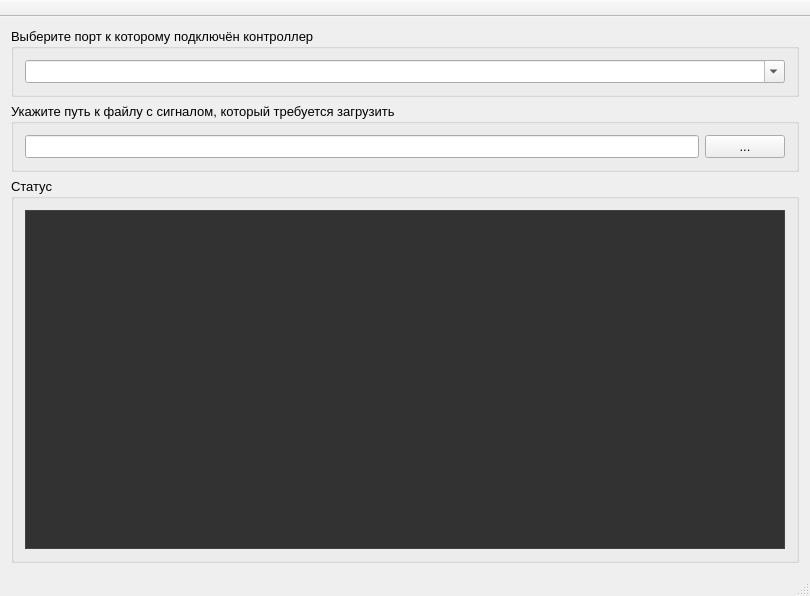
<?xml version="1.0" encoding="UTF-8"?>
<ui version="4.0">
 <class>MainWindow</class>
 <widget class="QMainWindow" name="MainWindow">
  <property name="geometry">
   <rect>
    <x>0</x>
    <y>0</y>
    <width>810</width>
    <height>596</height>
   </rect>
  </property>
  <property name="font">
   <font>
    <pointsize>10</pointsize>
   </font>
  </property>
  <property name="windowTitle">
   <string>MainWindow</string>
  </property>
  <widget class="QWidget" name="centralWidget">
   <layout class="QVBoxLayout" name="verticalLayout_2">
    <item>
     <widget class="QGroupBox" name="groupBox">
      <property name="title">
       <string>Выберите порт к которому подключён контроллер</string>
      </property>
      <layout class="QHBoxLayout" name="horizontalLayout_2">
       <item>
        <widget class="QComboBox" name="serialportCB">
         <property name="minimumSize">
          <size>
           <width>0</width>
           <height>0</height>
          </size>
         </property>
         <property name="editable">
          <bool>true</bool>
         </property>
        </widget>
       </item>
      </layout>
     </widget>
    </item>
    <item>
     <widget class="QGroupBox" name="groupBox_2">
      <property name="title">
       <string>Укажите путь к файлу с сигналом, который требуется загрузить</string>
      </property>
      <layout class="QHBoxLayout" name="horizontalLayout" stretch="0,0">
       <item>
        <widget class="QLineEdit" name="filenameLE">
         <property name="sizePolicy">
          <sizepolicy hsizetype="Expanding" vsizetype="Fixed">
           <horstretch>0</horstretch>
           <verstretch>0</verstretch>
          </sizepolicy>
         </property>
        </widget>
       </item>
       <item>
        <widget class="QPushButton" name="pushButton">
         <property name="sizePolicy">
          <sizepolicy hsizetype="Minimum" vsizetype="Fixed">
           <horstretch>0</horstretch>
           <verstretch>0</verstretch>
          </sizepolicy>
         </property>
         <property name="minimumSize">
          <size>
           <width>0</width>
           <height>0</height>
          </size>
         </property>
         <property name="text">
          <string>...</string>
         </property>
        </widget>
       </item>
      </layout>
     </widget>
    </item>
    <item>
     <widget class="QGroupBox" name="groupBox_3">
      <property name="title">
       <string>Статус</string>
      </property>
      <layout class="QVBoxLayout" name="verticalLayout">
       <item>
        <widget class="QTextBrowser" name="textBrowser">
         <property name="palette">
          <palette>
           <active>
            <colorrole role="WindowText">
             <brush brushstyle="SolidPattern">
              <color alpha="255">
               <red>255</red>
               <green>255</green>
               <blue>255</blue>
              </color>
             </brush>
            </colorrole>
            <colorrole role="Button">
             <brush brushstyle="SolidPattern">
              <color alpha="255">
               <red>88</red>
               <green>88</green>
               <blue>88</blue>
              </color>
             </brush>
            </colorrole>
            <colorrole role="Light">
             <brush brushstyle="SolidPattern">
              <color alpha="255">
               <red>132</red>
               <green>132</green>
               <blue>132</blue>
              </color>
             </brush>
            </colorrole>
            <colorrole role="Midlight">
             <brush brushstyle="SolidPattern">
              <color alpha="255">
               <red>110</red>
               <green>110</green>
               <blue>110</blue>
              </color>
             </brush>
            </colorrole>
            <colorrole role="Dark">
             <brush brushstyle="SolidPattern">
              <color alpha="255">
               <red>44</red>
               <green>44</green>
               <blue>44</blue>
              </color>
             </brush>
            </colorrole>
            <colorrole role="Mid">
             <brush brushstyle="SolidPattern">
              <color alpha="255">
               <red>58</red>
               <green>58</green>
               <blue>58</blue>
              </color>
             </brush>
            </colorrole>
            <colorrole role="Text">
             <brush brushstyle="SolidPattern">
              <color alpha="255">
               <red>255</red>
               <green>255</green>
               <blue>255</blue>
              </color>
             </brush>
            </colorrole>
            <colorrole role="BrightText">
             <brush brushstyle="SolidPattern">
              <color alpha="255">
               <red>255</red>
               <green>255</green>
               <blue>255</blue>
              </color>
             </brush>
            </colorrole>
            <colorrole role="ButtonText">
             <brush brushstyle="SolidPattern">
              <color alpha="255">
               <red>255</red>
               <green>255</green>
               <blue>255</blue>
              </color>
             </brush>
            </colorrole>
            <colorrole role="Base">
             <brush brushstyle="SolidPattern">
              <color alpha="255">
               <red>50</red>
               <green>50</green>
               <blue>50</blue>
              </color>
             </brush>
            </colorrole>
            <colorrole role="Window">
             <brush brushstyle="SolidPattern">
              <color alpha="255">
               <red>88</red>
               <green>88</green>
               <blue>88</blue>
              </color>
             </brush>
            </colorrole>
            <colorrole role="Shadow">
             <brush brushstyle="SolidPattern">
              <color alpha="255">
               <red>0</red>
               <green>0</green>
               <blue>0</blue>
              </color>
             </brush>
            </colorrole>
            <colorrole role="AlternateBase">
             <brush brushstyle="SolidPattern">
              <color alpha="255">
               <red>44</red>
               <green>44</green>
               <blue>44</blue>
              </color>
             </brush>
            </colorrole>
            <colorrole role="ToolTipBase">
             <brush brushstyle="SolidPattern">
              <color alpha="255">
               <red>255</red>
               <green>255</green>
               <blue>220</blue>
              </color>
             </brush>
            </colorrole>
            <colorrole role="ToolTipText">
             <brush brushstyle="SolidPattern">
              <color alpha="255">
               <red>0</red>
               <green>0</green>
               <blue>0</blue>
              </color>
             </brush>
            </colorrole>
           </active>
           <inactive>
            <colorrole role="WindowText">
             <brush brushstyle="SolidPattern">
              <color alpha="255">
               <red>255</red>
               <green>255</green>
               <blue>255</blue>
              </color>
             </brush>
            </colorrole>
            <colorrole role="Button">
             <brush brushstyle="SolidPattern">
              <color alpha="255">
               <red>88</red>
               <green>88</green>
               <blue>88</blue>
              </color>
             </brush>
            </colorrole>
            <colorrole role="Light">
             <brush brushstyle="SolidPattern">
              <color alpha="255">
               <red>132</red>
               <green>132</green>
               <blue>132</blue>
              </color>
             </brush>
            </colorrole>
            <colorrole role="Midlight">
             <brush brushstyle="SolidPattern">
              <color alpha="255">
               <red>110</red>
               <green>110</green>
               <blue>110</blue>
              </color>
             </brush>
            </colorrole>
            <colorrole role="Dark">
             <brush brushstyle="SolidPattern">
              <color alpha="255">
               <red>44</red>
               <green>44</green>
               <blue>44</blue>
              </color>
             </brush>
            </colorrole>
            <colorrole role="Mid">
             <brush brushstyle="SolidPattern">
              <color alpha="255">
               <red>58</red>
               <green>58</green>
               <blue>58</blue>
              </color>
             </brush>
            </colorrole>
            <colorrole role="Text">
             <brush brushstyle="SolidPattern">
              <color alpha="255">
               <red>255</red>
               <green>255</green>
               <blue>255</blue>
              </color>
             </brush>
            </colorrole>
            <colorrole role="BrightText">
             <brush brushstyle="SolidPattern">
              <color alpha="255">
               <red>255</red>
               <green>255</green>
               <blue>255</blue>
              </color>
             </brush>
            </colorrole>
            <colorrole role="ButtonText">
             <brush brushstyle="SolidPattern">
              <color alpha="255">
               <red>255</red>
               <green>255</green>
               <blue>255</blue>
              </color>
             </brush>
            </colorrole>
            <colorrole role="Base">
             <brush brushstyle="SolidPattern">
              <color alpha="255">
               <red>50</red>
               <green>50</green>
               <blue>50</blue>
              </color>
             </brush>
            </colorrole>
            <colorrole role="Window">
             <brush brushstyle="SolidPattern">
              <color alpha="255">
               <red>88</red>
               <green>88</green>
               <blue>88</blue>
              </color>
             </brush>
            </colorrole>
            <colorrole role="Shadow">
             <brush brushstyle="SolidPattern">
              <color alpha="255">
               <red>0</red>
               <green>0</green>
               <blue>0</blue>
              </color>
             </brush>
            </colorrole>
            <colorrole role="AlternateBase">
             <brush brushstyle="SolidPattern">
              <color alpha="255">
               <red>44</red>
               <green>44</green>
               <blue>44</blue>
              </color>
             </brush>
            </colorrole>
            <colorrole role="ToolTipBase">
             <brush brushstyle="SolidPattern">
              <color alpha="255">
               <red>255</red>
               <green>255</green>
               <blue>220</blue>
              </color>
             </brush>
            </colorrole>
            <colorrole role="ToolTipText">
             <brush brushstyle="SolidPattern">
              <color alpha="255">
               <red>0</red>
               <green>0</green>
               <blue>0</blue>
              </color>
             </brush>
            </colorrole>
           </inactive>
           <disabled>
            <colorrole role="WindowText">
             <brush brushstyle="SolidPattern">
              <color alpha="255">
               <red>44</red>
               <green>44</green>
               <blue>44</blue>
              </color>
             </brush>
            </colorrole>
            <colorrole role="Button">
             <brush brushstyle="SolidPattern">
              <color alpha="255">
               <red>88</red>
               <green>88</green>
               <blue>88</blue>
              </color>
             </brush>
            </colorrole>
            <colorrole role="Light">
             <brush brushstyle="SolidPattern">
              <color alpha="255">
               <red>132</red>
               <green>132</green>
               <blue>132</blue>
              </color>
             </brush>
            </colorrole>
            <colorrole role="Midlight">
             <brush brushstyle="SolidPattern">
              <color alpha="255">
               <red>110</red>
               <green>110</green>
               <blue>110</blue>
              </color>
             </brush>
            </colorrole>
            <colorrole role="Dark">
             <brush brushstyle="SolidPattern">
              <color alpha="255">
               <red>44</red>
               <green>44</green>
               <blue>44</blue>
              </color>
             </brush>
            </colorrole>
            <colorrole role="Mid">
             <brush brushstyle="SolidPattern">
              <color alpha="255">
               <red>58</red>
               <green>58</green>
               <blue>58</blue>
              </color>
             </brush>
            </colorrole>
            <colorrole role="Text">
             <brush brushstyle="SolidPattern">
              <color alpha="255">
               <red>44</red>
               <green>44</green>
               <blue>44</blue>
              </color>
             </brush>
            </colorrole>
            <colorrole role="BrightText">
             <brush brushstyle="SolidPattern">
              <color alpha="255">
               <red>255</red>
               <green>255</green>
               <blue>255</blue>
              </color>
             </brush>
            </colorrole>
            <colorrole role="ButtonText">
             <brush brushstyle="SolidPattern">
              <color alpha="255">
               <red>44</red>
               <green>44</green>
               <blue>44</blue>
              </color>
             </brush>
            </colorrole>
            <colorrole role="Base">
             <brush brushstyle="SolidPattern">
              <color alpha="255">
               <red>88</red>
               <green>88</green>
               <blue>88</blue>
              </color>
             </brush>
            </colorrole>
            <colorrole role="Window">
             <brush brushstyle="SolidPattern">
              <color alpha="255">
               <red>88</red>
               <green>88</green>
               <blue>88</blue>
              </color>
             </brush>
            </colorrole>
            <colorrole role="Shadow">
             <brush brushstyle="SolidPattern">
              <color alpha="255">
               <red>0</red>
               <green>0</green>
               <blue>0</blue>
              </color>
             </brush>
            </colorrole>
            <colorrole role="AlternateBase">
             <brush brushstyle="SolidPattern">
              <color alpha="255">
               <red>88</red>
               <green>88</green>
               <blue>88</blue>
              </color>
             </brush>
            </colorrole>
            <colorrole role="ToolTipBase">
             <brush brushstyle="SolidPattern">
              <color alpha="255">
               <red>255</red>
               <green>255</green>
               <blue>220</blue>
              </color>
             </brush>
            </colorrole>
            <colorrole role="ToolTipText">
             <brush brushstyle="SolidPattern">
              <color alpha="255">
               <red>0</red>
               <green>0</green>
               <blue>0</blue>
              </color>
             </brush>
            </colorrole>
           </disabled>
          </palette>
         </property>
        </widget>
       </item>
      </layout>
     </widget>
    </item>
   </layout>
  </widget>
  <widget class="QStatusBar" name="statusBar"/>
  <widget class="QToolBar" name="toolBar">
   <property name="windowTitle">
    <string>toolBar</string>
   </property>
   <property name="movable">
    <bool>false</bool>
   </property>
   <property name="orientation">
    <enum>Qt::Horizontal</enum>
   </property>
   <property name="iconSize">
    <size>
     <width>28</width>
     <height>28</height>
    </size>
   </property>
   <property name="floatable">
    <bool>true</bool>
   </property>
   <attribute name="toolBarArea">
    <enum>TopToolBarArea</enum>
   </attribute>
   <attribute name="toolBarBreak">
    <bool>false</bool>
   </attribute>
  </widget>
  <action name="selectfileAction">
   <property name="icon">
    <iconset resource="resources.qrc">
     <normaloff>:/Resources/svg/folder.svg</normaloff>:/Resources/svg/folder.svg</iconset>
   </property>
   <property name="text">
    <string>Выбрать</string>
   </property>
   <property name="toolTip">
    <string>Выбрать файл</string>
   </property>
  </action>
  <action name="searchportsAction">
   <property name="icon">
    <iconset resource="resources.qrc">
     <normaloff>:/Resources/svg/search.svg</normaloff>:/Resources/svg/search.svg</iconset>
   </property>
   <property name="text">
    <string>Сканировать</string>
   </property>
   <property name="toolTip">
    <string>Повторить поиск портов</string>
   </property>
  </action>
  <action name="flashmcuAction">
   <property name="icon">
    <iconset resource="resources.qrc">
     <normaloff>:/Resources/svg/bonfire.svg</normaloff>:/Resources/svg/bonfire.svg</iconset>
   </property>
   <property name="text">
    <string>Прошить</string>
   </property>
   <property name="toolTip">
    <string>Записать сигнал в память контроллера</string>
   </property>
  </action>
 </widget>
 <layoutdefault spacing="6" margin="11"/>
 <resources>
  <include location="resources.qrc"/>
 </resources>
 <connections/>
</ui>
